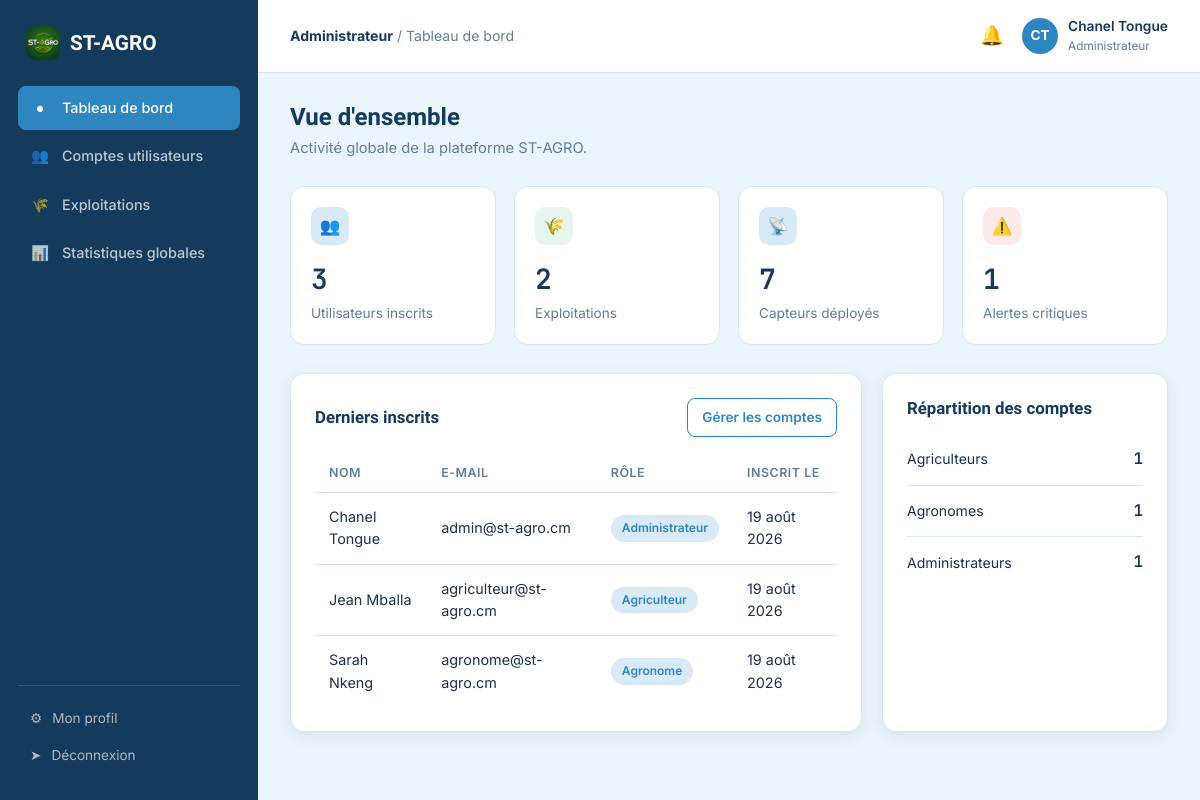
/admin/dashboard.php (signed in), run on the app's committed database.
### tables this page shows
CREATE TABLE utilisateurs (
    id INT AUTO_INCREMENT PRIMARY KEY,
    nom VARCHAR(80) NOT NULL,
    prenom VARCHAR(80) NOT NULL,
    email VARCHAR(150) NOT NULL UNIQUE,
    telephone VARCHAR(30) DEFAULT NULL,
    mot_de_passe VARCHAR(255) NOT NULL,
    role ENUM('administrateur','agriculteur','agronome') NOT NULL DEFAULT 'agriculteur',
    photo_profil VARCHAR(255) DEFAULT NULL,
    ville VARCHAR(120) DEFAULT NULL,
    statut ENUM('actif','suspendu') NOT NULL DEFAULT 'actif',
    date_creation DATETIME DEFAULT CURRENT_TIMESTAMP
);

### includes/auth.php (called while the page is built, shortened)
<?php
require_once __DIR__ . '/../config/database.php';
function estConnecte(): bool
{
    return isset($_SESSION['user_id']);
}
function utilisateurCourant(): ?array
{
    static $user = null;
    if ($user === null) {
        $stmt = getPDO()->prepare('SELECT id, nom, prenom, email, telephone, role, photo_profil, ville, statut FROM utilisateurs WHERE id = ?');
        $stmt->execute([$_SESSION['user_id']]);
        $user = $stmt->fetch();
    }
    return $user;
}

### config/database.php (called while the page is built, shortened)
<?php
function getPDO(): PDO
{
    static $pdo = null;
    if ($pdo === null) {
        $dsn = 'mysql:host=' . DB_HOST . ';dbname=' . DB_NAME . ';charset=' . DB_CHARSET;
        $options = [
            PDO::ATTR_ERRMODE            => PDO::ERRMODE_EXCEPTION,
            PDO::ATTR_DEFAULT_FETCH_MODE => PDO::FETCH_ASSOC,
            PDO::ATTR_EMULATE_PREPARES   => false,
        ];
        try {
            $pdo = new PDO($dsn, DB_USER, DB_PASS, $options);
        } catch (PDOException $e) {
            die('Erreur de connexion à la base de données : ' . $e->getMessage());
        }
    }
    return $pdo;
}

### includes/functions.php (called while the page is built, shortened)
<?php
function nettoyer(string $valeur): string
{
    return htmlspecialchars(trim($valeur), ENT_QUOTES, 'UTF-8');
}
function formaterDate(string $date): string
{
    $mois = ['01' => 'jan', '02' => 'fév', '03' => 'mar', '04' => 'avr', '05' => 'mai', '06' => 'juin',
             '07' => 'juil', '08' => 'août', '09' => 'sep', '10' => 'oct', '11' => 'nov', '12' => 'déc'];
    $ts = strtotime($date);
    return date('d', $ts) . ' ' . $mois[date('m', $ts)] . ' ' . date('Y', $ts);
}

### admin/dashboard.php (the view, shortened to what this page needs)
<?php
require_once __DIR__ . '/../includes/auth.php';
require_once __DIR__ . '/../includes/functions.php';
$user = utilisateurCourant();
$pdo = getPDO();
$stmt = $pdo->query("SELECT role, COUNT(*) AS total FROM utilisateurs GROUP BY role");
$parRole = ['agriculteur' => 0, 'agronome' => 0, 'administrateur' => 0];
foreach ($stmt->fetchAll() as $r) { $parRole[$r['role']] = (int) $r['total']; }
$totalExploitations = (int) $pdo->query('SELECT COUNT(*) FROM exploitations')->fetchColumn();
$totalCapteurs = (int) $pdo->query('SELECT COUNT(*) FROM capteurs')->fetchColumn();
$totalAlertes = (int) $pdo->query("SELECT COUNT(*) FROM alertes WHERE niveau = 'critique'")->fetchColumn();
$stmt = $pdo->query('SELECT nom, prenom, email, role, date_creation FROM utilisateurs ORDER BY date_creation DESC LIMIT 6');
$derniersInscrits = $stmt->fetchAll();
$filAriane = 'Tableau de bord';
$pageActive = 'dashboard';
require __DIR__ . '/../includes/layout_debut.php';
$libRole = ['agriculteur' => 'Agriculteur', 'agronome' => 'Agronome', 'administrateur' => 'Administrateur'];
?>
<h1>Vue d'ensemble</h1>
<p class="sous-titre-page">Activité globale de la plateforme ST-AGRO.</p>
<div class="grille-stats">
    <div class="stat-carte">
        <div class="stat-tete"><span class="stat-icone bleu">&#128101;</span></div>
        <div class="valeur"><?= array_sum($parRole) ?></div>
        <div class="libelle">Utilisateurs inscrits</div>
    </div>
    <div class="stat-carte">
        <div class="stat-tete"><span class="stat-icone vert">&#127806;</span></div>
        <div class="valeur"><?= $totalExploitations ?></div>
        <div class="libelle">Exploitations</div>
    </div>
    <div class="stat-carte">
        <div class="stat-tete"><span class="stat-icone bleu">&#128225;</span></div>
        <div class="valeur"><?= $totalCapteurs ?></div>
        <div class="libelle">Capteurs déployés</div>
    </div>
    <div class="stat-carte">
        <div class="stat-tete"><span class="stat-icone rouge">&#9888;&#65039;</span></div>
        <div class="valeur"><?= $totalAlertes ?></div>
        <div class="libelle">Alertes critiques</div>
    </div>
</div>
<div class="grille-2">
    <div class="carte">
        <div class="carte-titre">
            <h3>Derniers inscrits</h3>
            <a href="/st-agro/admin/utilisateurs.php" class="btn btn-contour btn-sm">Gérer les comptes</a>
        </div>
        <div class="table-wrap">
            <table class="table-app">
                <thead><tr><th>Nom</th><th>E-mail</th><th>Rôle</th><th>Inscrit le</th></tr></thead>
                <tbody>
                <?php foreach ($derniersInscrits as $u): ?>
                    <tr>
                        <td><?= nettoyer($u['prenom'] . ' ' . $u['nom']) ?></td>
                        <td><?= nettoyer($u['email']) ?></td>
                        <td><span class="badge badge-bleu"><?= $libRole[$u['role']] ?></span></td>
                        <td><?= formaterDate($u['date_creation']) ?></td>
                    </tr>
                <?php endforeach; ?>
                </tbody>
            </table>
        </div>
    </div>
    <div class="carte">
        <div class="carte-titre"><h3>Répartition des comptes</h3></div>
        <div class="capteur-item"><div class="capteur-nom">Agriculteurs</div><div class="capteur-valeur"><?= $parRole['agriculteur'] ?></div></div>
        <div class="capteur-item"><div class="capteur-nom">Agronomes</div><div class="capteur-valeur"><?= $parRole['agronome'] ?></div></div>
        <div class="capteur-item"><div class="capteur-nom">Administrateurs</div><div class="capteur-valeur"><?= $parRole['administrateur'] ?></div></div>
    </div>
</div>
<?php require __DIR__ . '/../includes/layout_fin.php'; ?>

### includes/layout_debut.php (shortened to what this page needs)
<?php
$user = utilisateurCourant();
$role = $user['role'];
$initiales = mb_strtoupper(mb_substr($user['prenom'], 0, 1) . mb_substr($user['nom'], 0, 1));
$libRole = ['agriculteur' => 'Agriculteur', 'agronome' => 'Agronome', 'administrateur' => 'Administrateur'];
?>
<!DOCTYPE html>
<html lang="fr">
<head>
<link rel="stylesheet" href="/st-agro/includes/style.css?v=logo34">
</head>
<body>
<div class="app-shell">
    <aside class="barre-laterale">
        <div class="logo"><img src="/st-agro/logo.png" alt="ST-AGRO"> ST-AGRO</div>
        <ul class="nav-app">
            <?php foreach ($liensParRole[$role] as $lien): ?>
            <li><a href="<?= $lien['href'] ?>" class="<?= $pageActive === $lien['cle'] ? 'actif' : '' ?>">
                <span class="icone"><?= $lien['icone'] ?></span> <?= $lien['texte'] ?>
            </a></li>
            <?php endforeach; ?>
        </ul>
        <div class="barre-laterale-bas">
            <a href="/st-agro/profil.php"><span class="icone">&#9881;</span> Mon profil</a>
            <a href="/st-agro/deconnexion.php"><span class="icone">&#10148;</span> Déconnexion</a>
        </div>
    </aside>
    <div class="zone-app">
        <header class="barre-superieure">
            <div style="display:flex; align-items:center; gap:14px;">
                <div class="fil-ariane"><strong><?= $libRole[$role] ?></strong> / <?= nettoyer($filAriane) ?></div>
            </div>
            <div class="barre-superieure-actions">
                <a href="/st-agro/<?= $role === 'administrateur' ? 'admin' : $role ?>/notifications.php" class="cloche-notif" aria-label="Notifications">
                    &#128276;
                </a>
                <a href="/st-agro/profil.php" class="mini-profil">
                    <div class="avatar"><?= $initiales ?></div>
                    <div>
                        <div class="nom"><?= nettoyer($user['prenom'] . ' ' . $user['nom']) ?></div>
                        <div class="role"><?= $libRole[$role] ?></div>
                    </div>
                </a>
            </div>
        </header>
        <main class="contenu-app">

### data on the page
utilisateurs: role "Administrateur", initiales "CT", nettoyer($user['prenom'] . ' ' . $user['nom']) "Chanel Tongue", nettoyer($u['prenom'] . ' ' . $u['nom']) "Chanel Tongue", email "admin@st-agro.cm", date_creation "19 août 2026"
utilisateurs: nettoyer($u['prenom'] . ' ' . $u['nom']) "Jean Mballa", email "agriculteur@st-agro.cm", role "Agriculteur", date_creation "19 août 2026"
utilisateurs: nettoyer($u['prenom'] . ' ' . $u['nom']) "Sarah Nkeng", email "agronome@st-agro.cm", role "Agronome", date_creation "19 août 2026"

### other printed values
$lien['icone'] "●"
$lien['texte'] "Tableau de bord"
$lien['icone'] "👥"
$lien['texte'] "Comptes utilisateurs"
$lien['icone'] "🌾"
$lien['texte'] "Exploitations"
$lien['icone'] "📊"
$lien['texte'] "Statistiques globales"
nettoyer($filAriane) "Tableau de bord"
array_sum($parRole) "3"
$totalExploitations "2"
$totalCapteurs "7"
$totalAlertes "1"
$parRole['agriculteur'] "1"
$parRole['agronome'] "1"
